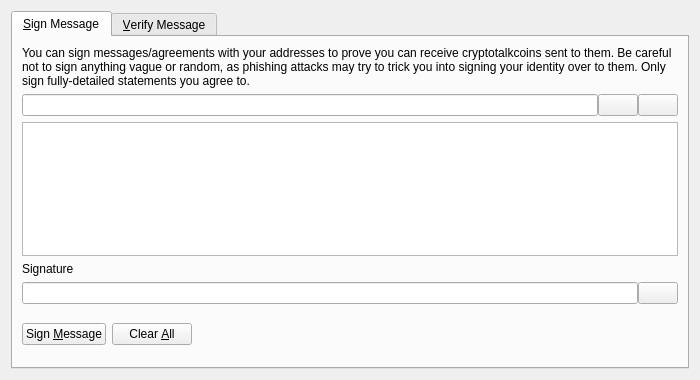
<?xml version="1.0" encoding="UTF-8"?>
<ui version="4.0">
 <class>SignVerifyMessageDialog</class>
 <widget class="QDialog" name="SignVerifyMessageDialog">
  <property name="geometry">
   <rect>
    <x>0</x>
    <y>0</y>
    <width>700</width>
    <height>380</height>
   </rect>
  </property>
  <property name="windowTitle">
   <string>Signatures - Sign / Verify a Message</string>
  </property>
  <property name="modal">
   <bool>true</bool>
  </property>
  <layout class="QVBoxLayout" name="verticalLayout">
   <item>
    <widget class="QTabWidget" name="tabWidget">
     <property name="currentIndex">
      <number>0</number>
     </property>
     <widget class="QWidget" name="tabSignMessage">
      <attribute name="title">
       <string>&amp;Sign Message</string>
      </attribute>
      <layout class="QVBoxLayout" name="verticalLayout_SM">
       <item>
        <widget class="QLabel" name="infoLabel_SM">
         <property name="text">
          <string>You can sign messages/agreements with your addresses to prove you can receive cryptotalkcoins sent to them. Be careful not to sign anything vague or random, as phishing attacks may try to trick you into signing your identity over to them. Only sign fully-detailed statements you agree to.</string>
         </property>
         <property name="textFormat">
          <enum>Qt::PlainText</enum>
         </property>
         <property name="wordWrap">
          <bool>true</bool>
         </property>
        </widget>
       </item>
       <item>
        <layout class="QHBoxLayout" name="horizontalLayout_1_SM">
         <property name="spacing">
          <number>0</number>
         </property>
         <item>
          <widget class="QValidatedLineEdit" name="addressIn_SM">
           <property name="toolTip">
            <string>The Cryptotalkcoin address to sign the message with</string>
           </property>
          </widget>
         </item>
         <item>
          <widget class="QPushButton" name="addressBookButton_SM">
           <property name="toolTip">
            <string>Choose previously used address</string>
           </property>
           <property name="text">
            <string/>
           </property>
           <property name="icon">
            <iconset resource="../cryptotalkcoin.qrc">
             <normaloff>:/icons/address-book</normaloff>:/icons/address-book</iconset>
           </property>
           <property name="shortcut">
            <string>Alt+A</string>
           </property>
           <property name="autoDefault">
            <bool>false</bool>
           </property>
          </widget>
         </item>
         <item>
          <widget class="QPushButton" name="pasteButton_SM">
           <property name="toolTip">
            <string>Paste address from clipboard</string>
           </property>
           <property name="text">
            <string/>
           </property>
           <property name="icon">
            <iconset resource="../cryptotalkcoin.qrc">
             <normaloff>:/icons/editpaste</normaloff>:/icons/editpaste</iconset>
           </property>
           <property name="shortcut">
            <string>Alt+P</string>
           </property>
           <property name="autoDefault">
            <bool>false</bool>
           </property>
          </widget>
         </item>
        </layout>
       </item>
       <item>
        <widget class="QPlainTextEdit" name="messageIn_SM">
         <property name="toolTip">
          <string>Enter the message you want to sign here</string>
         </property>
        </widget>
       </item>
       <item>
        <widget class="QLabel" name="signatureLabel_SM">
         <property name="text">
          <string>Signature</string>
         </property>
         <property name="textFormat">
          <enum>Qt::PlainText</enum>
         </property>
        </widget>
       </item>
       <item>
        <layout class="QHBoxLayout" name="horizontalLayout_2_SM">
         <property name="spacing">
          <number>0</number>
         </property>
         <item>
          <widget class="QLineEdit" name="signatureOut_SM">
           <property name="font">
            <font>
             <italic>true</italic>
            </font>
           </property>
           <property name="readOnly">
            <bool>true</bool>
           </property>
          </widget>
         </item>
         <item>
          <widget class="QPushButton" name="copySignatureButton_SM">
           <property name="toolTip">
            <string>Copy the current signature to the system clipboard</string>
           </property>
           <property name="text">
            <string/>
           </property>
           <property name="icon">
            <iconset resource="../cryptotalkcoin.qrc">
             <normaloff>:/icons/editcopy</normaloff>:/icons/editcopy</iconset>
           </property>
           <property name="autoDefault">
            <bool>false</bool>
           </property>
          </widget>
         </item>
        </layout>
       </item>
       <item>
        <layout class="QHBoxLayout" name="horizontalLayout_3_SM">
         <item>
          <widget class="QPushButton" name="signMessageButton_SM">
           <property name="toolTip">
            <string>Sign the message to prove you own this Cryptotalkcoin address</string>
           </property>
           <property name="text">
            <string>Sign &amp;Message</string>
           </property>
           <property name="icon">
            <iconset resource="../cryptotalkcoin.qrc">
             <normaloff>:/icons/edit</normaloff>:/icons/edit</iconset>
           </property>
           <property name="autoDefault">
            <bool>false</bool>
           </property>
          </widget>
         </item>
         <item>
          <widget class="QPushButton" name="clearButton_SM">
           <property name="toolTip">
            <string>Reset all sign message fields</string>
           </property>
           <property name="text">
            <string>Clear &amp;All</string>
           </property>
           <property name="icon">
            <iconset resource="../cryptotalkcoin.qrc">
             <normaloff>:/icons/remove</normaloff>:/icons/remove</iconset>
           </property>
           <property name="autoDefault">
            <bool>false</bool>
           </property>
          </widget>
         </item>
         <item>
          <spacer name="horizontalSpacer_1_SM">
           <property name="orientation">
            <enum>Qt::Horizontal</enum>
           </property>
           <property name="sizeHint" stdset="0">
            <size>
             <width>40</width>
             <height>48</height>
            </size>
           </property>
          </spacer>
         </item>
         <item>
          <widget class="QLabel" name="statusLabel_SM">
           <property name="font">
            <font>
             <weight>75</weight>
             <bold>true</bold>
            </font>
           </property>
           <property name="text">
            <string/>
           </property>
           <property name="wordWrap">
            <bool>true</bool>
           </property>
          </widget>
         </item>
         <item>
          <spacer name="horizontalSpacer_2_SM">
           <property name="orientation">
            <enum>Qt::Horizontal</enum>
           </property>
           <property name="sizeHint" stdset="0">
            <size>
             <width>40</width>
             <height>48</height>
            </size>
           </property>
          </spacer>
         </item>
        </layout>
       </item>
      </layout>
     </widget>
     <widget class="QWidget" name="tabVerifyMessage">
      <attribute name="title">
       <string>&amp;Verify Message</string>
      </attribute>
      <layout class="QVBoxLayout" name="verticalLayout_VM">
       <item>
        <widget class="QLabel" name="infoLabel_VM">
         <property name="text">
          <string>Enter the receiver's address, message (ensure you copy line breaks, spaces, tabs, etc. exactly) and signature below to verify the message. Be careful not to read more into the signature than what is in the signed message itself, to avoid being tricked by a man-in-the-middle attack. Note that this only proves the signing party receives with the address, it cannot prove sendership of any transaction!</string>
         </property>
         <property name="textFormat">
          <enum>Qt::PlainText</enum>
         </property>
         <property name="alignment">
          <set>Qt::AlignLeading|Qt::AlignLeft|Qt::AlignTop</set>
         </property>
         <property name="wordWrap">
          <bool>true</bool>
         </property>
        </widget>
       </item>
       <item>
        <layout class="QHBoxLayout" name="horizontalLayout_1_VM">
         <property name="spacing">
          <number>0</number>
         </property>
         <item>
          <widget class="QValidatedLineEdit" name="addressIn_VM">
           <property name="toolTip">
            <string>The Cryptotalkcoin address the message was signed with</string>
           </property>
          </widget>
         </item>
         <item>
          <widget class="QPushButton" name="addressBookButton_VM">
           <property name="toolTip">
            <string>Choose previously used address</string>
           </property>
           <property name="text">
            <string/>
           </property>
           <property name="icon">
            <iconset resource="../cryptotalkcoin.qrc">
             <normaloff>:/icons/address-book</normaloff>:/icons/address-book</iconset>
           </property>
           <property name="shortcut">
            <string>Alt+A</string>
           </property>
           <property name="autoDefault">
            <bool>false</bool>
           </property>
          </widget>
         </item>
        </layout>
       </item>
       <item>
        <widget class="QPlainTextEdit" name="messageIn_VM"/>
       </item>
       <item>
        <widget class="QValidatedLineEdit" name="signatureIn_VM"/>
       </item>
       <item>
        <layout class="QHBoxLayout" name="horizontalLayout_2_VM">
         <item>
          <widget class="QPushButton" name="verifyMessageButton_VM">
           <property name="toolTip">
            <string>Verify the message to ensure it was signed with the specified Cryptotalkcoin address</string>
           </property>
           <property name="text">
            <string>Verify &amp;Message</string>
           </property>
           <property name="icon">
            <iconset resource="../cryptotalkcoin.qrc">
             <normaloff>:/icons/transaction_0</normaloff>:/icons/transaction_0</iconset>
           </property>
           <property name="autoDefault">
            <bool>false</bool>
           </property>
          </widget>
         </item>
         <item>
          <widget class="QPushButton" name="clearButton_VM">
           <property name="toolTip">
            <string>Reset all verify message fields</string>
           </property>
           <property name="text">
            <string>Clear &amp;All</string>
           </property>
           <property name="icon">
            <iconset resource="../cryptotalkcoin.qrc">
             <normaloff>:/icons/remove</normaloff>:/icons/remove</iconset>
           </property>
           <property name="autoDefault">
            <bool>false</bool>
           </property>
          </widget>
         </item>
         <item>
          <spacer name="horizontalSpacer_1_VM">
           <property name="orientation">
            <enum>Qt::Horizontal</enum>
           </property>
           <property name="sizeHint" stdset="0">
            <size>
             <width>40</width>
             <height>48</height>
            </size>
           </property>
          </spacer>
         </item>
         <item>
          <widget class="QLabel" name="statusLabel_VM">
           <property name="font">
            <font>
             <weight>75</weight>
             <bold>true</bold>
            </font>
           </property>
           <property name="text">
            <string/>
           </property>
           <property name="wordWrap">
            <bool>true</bool>
           </property>
          </widget>
         </item>
         <item>
          <spacer name="horizontalSpacer_2_VM">
           <property name="orientation">
            <enum>Qt::Horizontal</enum>
           </property>
           <property name="sizeHint" stdset="0">
            <size>
             <width>40</width>
             <height>48</height>
            </size>
           </property>
          </spacer>
         </item>
        </layout>
       </item>
      </layout>
     </widget>
    </widget>
   </item>
  </layout>
 </widget>
 <customwidgets>
  <customwidget>
   <class>QValidatedLineEdit</class>
   <extends>QLineEdit</extends>
   <header>qt/qvalidatedlineedit.h</header>
  </customwidget>
 </customwidgets>
 <resources>
  <include location="../cryptotalkcoin.qrc"/>
 </resources>
 <connections/>
</ui>
